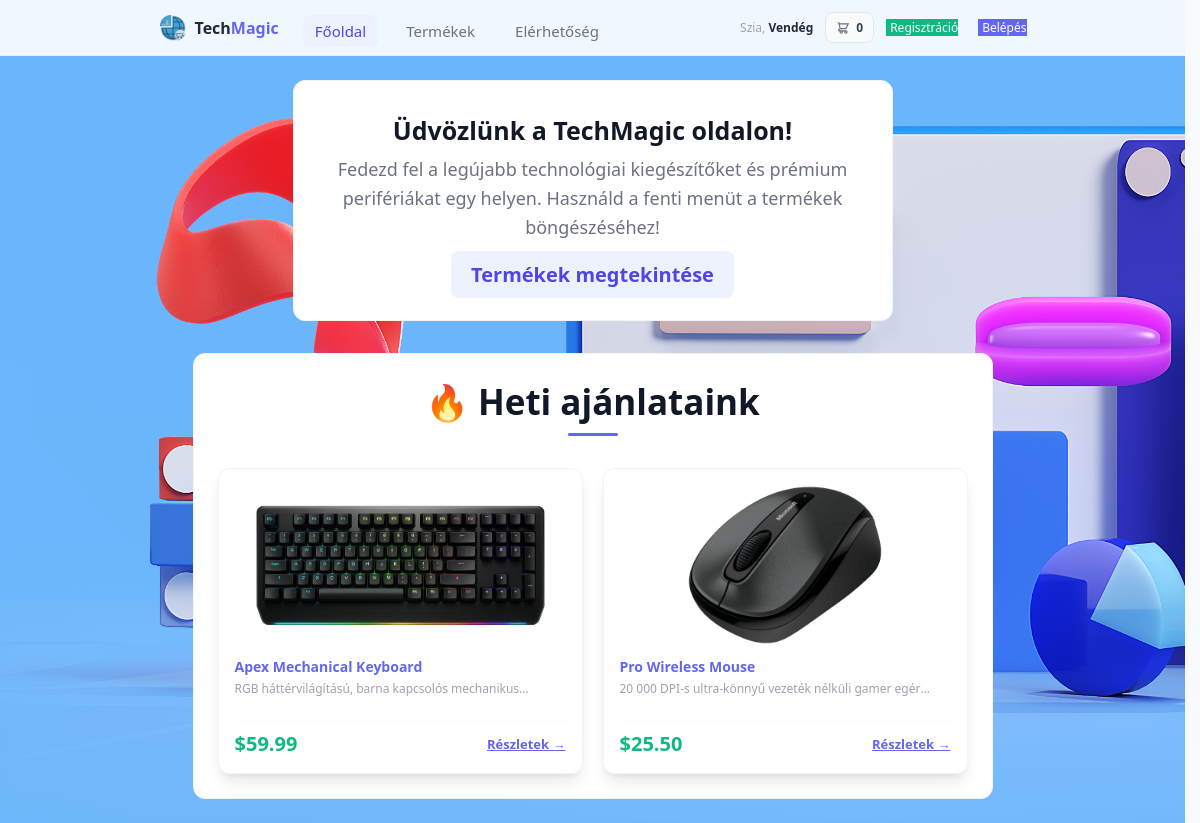
Screenshot of /Backend/index.php with the database file from the repository.
### tables this page shows
CREATE TABLE `products` (
  `id` int(11) NOT NULL,
  `name` varchar(255) NOT NULL,
  `description` text DEFAULT NULL,
  `price` decimal(10,2) NOT NULL,
  `image` varchar(255) DEFAULT NULL,
  `category` varchar(100) NOT NULL,
  `stock` int(11) DEFAULT 0,
  `rating` decimal(2,1) DEFAULT 5.0,
  `is_featured` tinyint(1) DEFAULT 0,
  `created_at` timestamp NOT NULL DEFAULT current_timestamp()
);

### Backend/index.php (the view, shortened to what this page needs)
<?php
require 'db.php';
$active_tab = $_GET['tab'] ?? 'home';
$cart_count = array_sum($_SESSION['cart']);
$products = $pdo->query("SELECT * FROM products")->fetchAll(PDO::FETCH_ASSOC);
$weekly_offers = array_slice($products, 0, 2);
?>
<!DOCTYPE html>
<html lang="hu">
<head>
    <link rel="stylesheet" href="style.css">
</head>
<body>
    <nav class="navbar">
        <div class="nav-container">
            <div style="display: flex; align-items: center;">
                <a href="index.php" class="logo" style="display: flex; align-items: center; gap: 8px; text-decoration: none;">
                    <img src="images/logo.png" alt="TechBolt Logo" style="height: 28px; width: auto; border-radius: 50%; vertical-align: middle;">
                    <span>Tech<span style="color: #6366f1;">Magic</span></span>
                </a>
                <div class="nav-tabs" style="margin-left: 24px; display: flex; gap: 16px; padding-top: 6px;">
                    <a href="index.php?tab=home" id="link-home" class="tab-link <?= $active_tab === 'home' ? 'active' : '' ?>" style="font-size: 15px; padding: 6px 12px; font-weight: 500;" onclick="switchTab(event, 'home')">Főoldal</a>
                    <a href="index.php?tab=products" id="link-products" class="tab-link <?= $active_tab === 'products' ? 'active' : '' ?>" style="font-size: 15px; padding: 6px 12px; font-weight: 500;" onclick="switchTab(event, 'products')">Termékek</a>
                    <a href="index.php?tab=contact" id="link-contact" class="tab-link <?= $active_tab === 'contact' ? 'active' : '' ?>" style="font-size: 15px; padding: 6px 12px; font-weight: 500;" onclick="switchTab(event, 'contact')">Elérhetőség</a>
                </div>
            </div>
       <div class="nav-menu">
    <?php if (isset($_SESSION['username'])): ?>
        <span class="welcome-text">Szia, <b><?= htmlspecialchars($_SESSION['username']) ?></b></span>
    <?php else: ?>
        <span class="welcome-text">Szia, <b>Vendég</b></span>
    <?php endif; ?>
    <a href="cart.php" class="cart-btn">
        <svg class="cart-icon" fill="none" stroke="currentColor" stroke-width="2" viewBox="0 0 24 24">
            <path d="M3 3h2l.4 2M7 13h10l4-8H5.4M7 13L5.4 5M7 13l-2.293 2.293c-.63.63-.184 1.707.707 1.707H17m0 0a2 2 0 100 4 2 2 0 000-4zm-8 0a2 2 0 100 4 2 2 0 000-4z"/>
        </svg>
        <span class="cart-count"><?= $cart_count ?></span>
    </a>
    <?php if (isset($_SESSION['user_id'])): ?>
        <a href="logout.php" class="logout-btn">Kilépés</a>
    <?php else: ?>
        <a href="register.php" class="logout-btn" style="background: #10b981; color: white; margin-right: 8px;">Regisztráció</a>
        <a href="login.php" class="logout-btn" style="background: #6366f1; color: white;">Belépés</a>
    <?php endif; ?>
</div>
        </div>
    </nav>
    <main class="main-content">
        <div id="home" class="tab-content <?= $active_tab === 'home' ? 'active' : '' ?>">
            <div style="background: #ffffff; border: 1px solid #f3f4f6; border-radius: 12px; padding: 32px; text-align: center; max-width: 600px; margin: 0 auto 32px auto;">
                <h2 style="font-size: 25px; font-weight: 900; margin-bottom: 8px; color: #111827;">Üdvözlünk a TechMagic oldalon!</h2>
                <p style="font-size: 18px; color: #6b7280; line-height: 1.6; margin-bottom: 20px;">
                    Fedezd fel a legújabb technológiai kiegészítőket és prémium perifériákat egy helyen. Használd a fenti menüt a termékek böngészéséhez!
                </p>
                <a href="index.php?tab=products" class="buy-btn" style="padding: 10px 20px; font-size: 20px;" onclick="switchTab(event, 'products')">Termékek megtekintése</a>
            </div>
            <div style="max-width: 800px; margin: 0 auto; background: #ffffff; border: 1px solid #f3f4f6; border-radius: 12px; padding: 24px;">
                <h2 style="font-size: 35px; font-weight: 900; text-align: center; margin-bottom: 24px; color: #111827; position: relative; padding-bottom: 8px;">
                    🔥 Heti ajánlataink
                    <span style="display: block; width: 50px; height: 3px; background: #6366f1; margin: 8px auto 0 auto; border-radius: 2px;"></span>
                </h2>
                <div style="display: grid; grid-template-columns: repeat(auto-fit, minmax(280px, 1fr)); gap: 20px;">
                    <?php if (!empty($weekly_offers)): ?>
                        <?php foreach ($weekly_offers as $product): ?>
                            <?php
                                $image_file = '';
                                if (!empty($product['image'])) {
                                    $image_file = $product['image'];
                                }
                            ?>
                            <div class="product-card" style="display: flex; flex-direction: column; justify-content: space-between; cursor: pointer; border: 1px solid #e5e7eb; transition: transform 0.2s, border-color 0.2s;" onclick="switchTab(event, 'products')">
                                <div>
                                    <div class="product-image-container" style="width: 100%; height: 160px; overflow: hidden; margin-bottom: 12px; display: flex; align-items: center; justify-content: center;">
                                        <?php if (!empty($image_file)): ?>
                                            <img src="images/<?= htmlspecialchars($image_file) ?>" alt="<?= htmlspecialchars($product['name']) ?>" style="max-width: 100%; max-height: 100%; object-fit: contain;">
                                        <?php else: ?>
                                            <span style="color: #6366f1; font-size: 11px; font-weight: 500; text-transform: uppercase; letter-spacing: 0.05em;">TechBolt Device</span>
                                        <?php endif; ?>
                                    </div>
                                    <h3 class="product-name" style="color: #6366f1;"><?= htmlspecialchars($product['name']) ?></h3>
                                    <p class="product-desc"><?= htmlspecialchars($product['description']) ?></p>
                                </div>
                                <div class="product-footer" style="margin-top: 12px;">
                                    <span class="product-price" style="font-size: 20px; font-weight: 800; color: #10b981;">$<?= number_format($product['price'], 2) ?></span>
                                    <span style="font-size: 13px; color: #6366f1; font-weight: 600; text-decoration: underline;">Részletek →</span>
                                </div>
                            </div>
                        <?php endforeach; ?>
                    <?php else: ?>
                        <p style="text-align: center; color: #6b7280; grid-column: 1 / -1;">Jelenleg nincs elérhető akciós termék.</p>
                    <?php endif; ?>
                </div>
            </div>
        </div>
    </main>
</body>
</html>

### Backend/style.css (style rules this page uses)
* { margin: 0; padding: 0; box-sizing: border-box; font-family: 'Segoe UI', Tahoma, Geneva, Verdana, sans-serif; }
body { background-color: #f9fafb; color: #111827; }
.navbar { background-color: #ffffff; border-bottom: 1px solid #f3f4f6; position: sticky; top: 0; z-index: 50; height: 56px; display: flex; align-items: center; }
.nav-container { max-width: 900px; width: 100%; margin: 0 auto; padding: 0 16px; display: flex; justify-content: space-between; align-items: center; }
.logo { font-size: 16px; font-weight: 700; color: #4f46e5; text-decoration: none; }
.logo span { color: #1f2937; }
.nav-menu { display: flex; align-items: center; gap: 12px; font-size: 12px; }
.welcome-text { color: #9ca3af; }
.welcome-text b { color: #1f2937; }
.cart-btn { background-color: #f9fafb; border: 1px solid #e5e7eb; padding: 6px 10px; border-radius: 8px; text-decoration: none; color: #374151; display: flex; align-items: center; gap: 6px; transition: background-color 0.2s; }
.cart-icon { width: 14px; height: 14px; stroke: #6b7280; }
.cart-count { font-weight: 700; }
.logout-btn { color: #9ca3af; text-decoration: none; padding-left: 4px; transition: color 0.2s; }
.main-content { max-width: 900px; margin: 0 auto; padding: 24px 16px; }
@media (min-width: 640px) { .welcome-text { display: inline; } }
.product-card { background-color: #ffffff; border: 1px solid #f3f4f6; border-radius: 12px; padding: 16px; display: flex; flex-col: column; flex-direction: column; justify-content: space-between; transition: border-color 0.2s; }
.product-name { font-size: 14px; font-weight: 700; color: #111827; margin-bottom: 4px; }
.product-desc { font-size: 12px; color: #9ca3af; margin-bottom: 12px; display: -webkit-box; -webkit-line-clamp: 1; -webkit-box-orient: vertical; overflow: hidden; }
.product-footer { display: flex; justify-content: space-between; align-items: center; padding-top: 8px; border-top: 1px solid #f9fafb; }
.product-price { font-size: 16px; font-weight: 800; color: #4f46e5; }
.buy-btn { background-color: #eef2ff; color: #4f46e5; font-weight: 700; font-size: 12px; padding: 6px 12px; border-radius: 8px; text-decoration: none; transition: background-color 0.2s; }
.nav-tabs { display: flex; gap: 16px; margin-left: 24px; }
.tab-link { font-size: 13px; font-weight: 600; color: #6b7280; text-decoration: none; padding: 6px 10px; border-radius: 6px; transition: all 0.2s; }
.tab-link.active { color: #4f46e5; background-color: #eef2ff; }
.tab-content { display: none; }
.tab-content.active { display: block; }
body { background-image: url('images/main-bg.png'); background-repeat: no-repeat; / background-position: center center; background-size: cover; background-attachment: fixed; margin: 0; font-family: sans-serif; min-height: 100vh; }
.main-content, .cart-wrapper, .contact-card { position: relative; z-index: 1; }
.product-card, .cart-wrapper, .contact-card { background: rgba(255, 255, 255, 0.95) !important; border: 1px solid rgba(229, 231, 235, 0.5) !important; backdrop-filter: blur(8px); box-shadow: 0 10px 15px -3px rgba(0, 0, 0, 0.1), 0 4px 6px -2px rgba(0, 0, 0, 0.05) !important; }
.navbar { background: rgba(255, 255, 255, 0.9) !important; backdrop-filter: blur(12px); border-bottom: 1px solid rgba(229, 231, 235, 0.5); position: sticky; top: 0; z-index: 100; }
html { scrollbar-gutter: stable; }

### rows the page displays
products: image (picture), name "Apex Mechanical Keyboard", description "RGB háttérvilágítású, barna kapcsolós…", price "59.99"
products: image (picture), name "Pro Wireless Mouse", description "20 000 DPI-s ultra-könnyű vezeték nélküli gamer…", price "25.50"

### other values shown
$cart_count "0"
